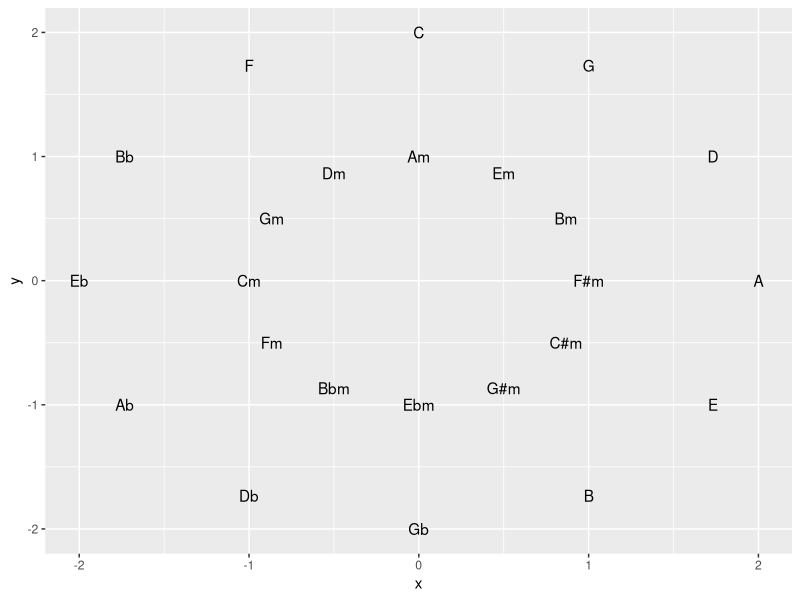
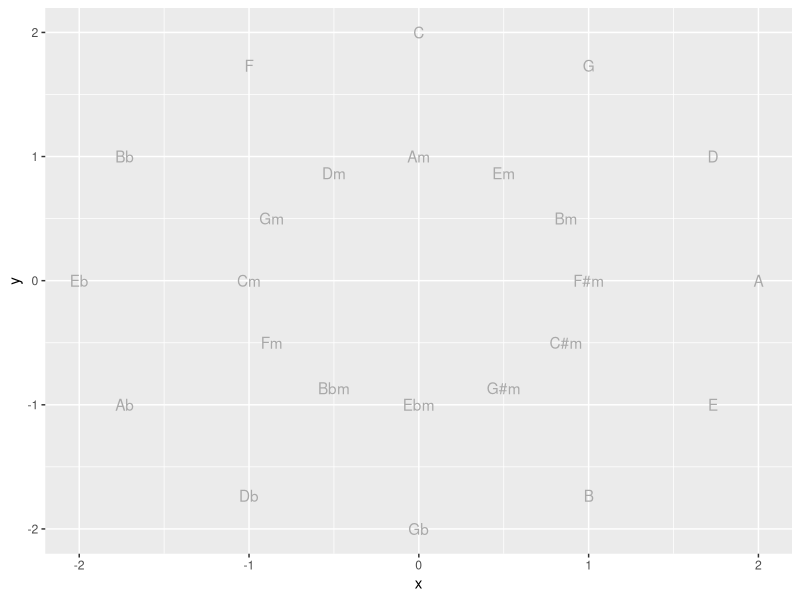
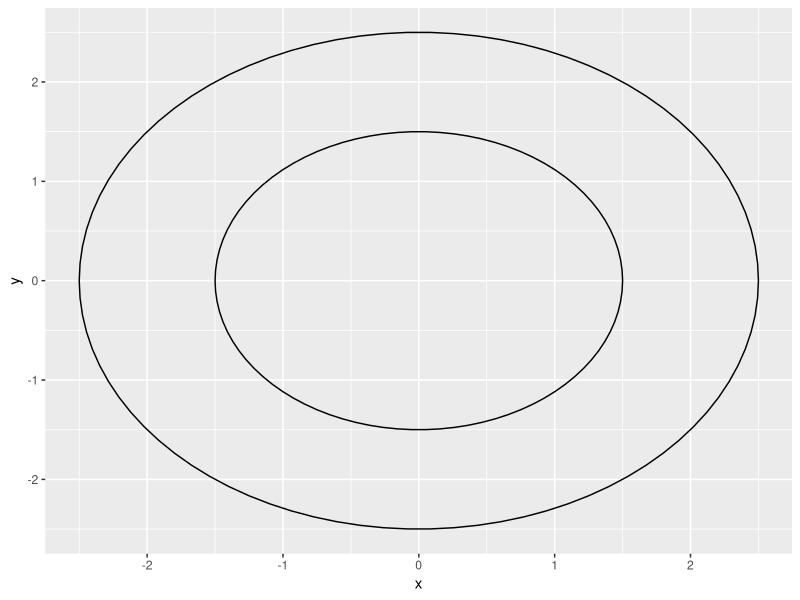
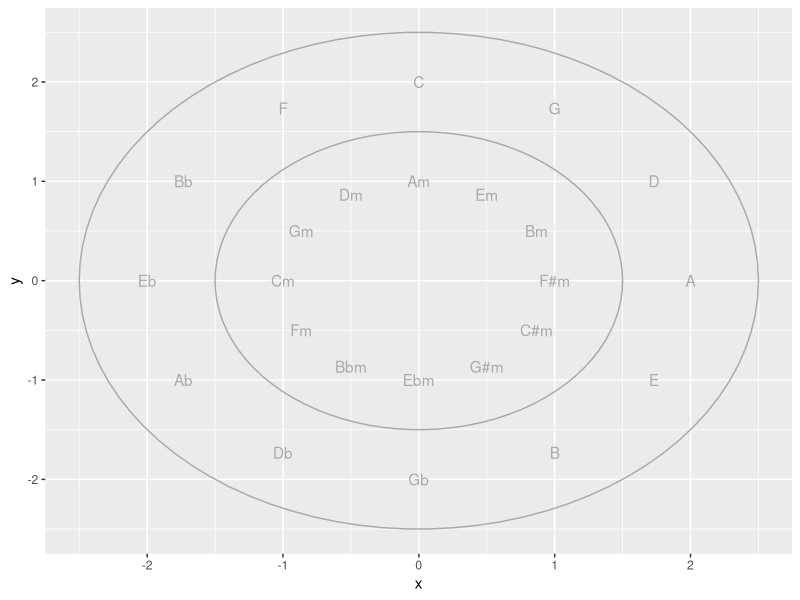
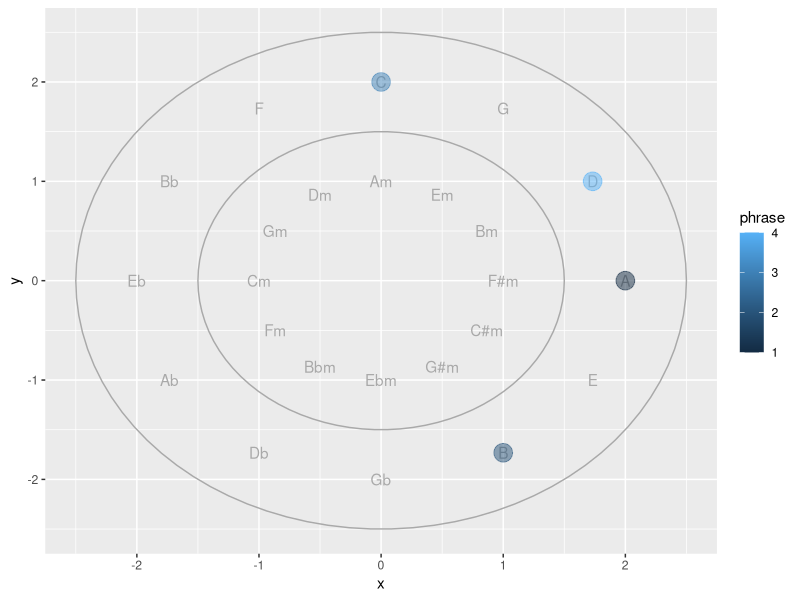

Write R code to recreate these figures, in order. (Note: this script raises an error after producing the figures.)
## ---- chunk 1
knitr::opts_chunk$set(
  collapse = TRUE,
  comment = "#>",
  eval = T
)
## ---- chunk 2
library(tidyverse)
major = c("C", "G", "D", "A", "E", "B",
            "Gb","Db", "Ab", "Eb", "Bb", "F") |> rev()
minor = c("Am", "Em", "Bm", "F#m", "C#m", "G#m", "Ebm",
            "Bbm", "Fm", "Cm", "Gm", "Dm") |> rev()

create_chord_df <- function(key = "C"){
  
  
  data.frame(major, minor) |>
  mutate(around = row_number()/n()) |>
  mutate(y00 = sin(pi*2 * around + pi/2),
         x00 = cos(pi*2 * around + pi/2)) |>
  pivot_longer(cols = major:minor, 
               names_to = "majmin",
               values_to = "chord") |> 
  mutate(majmin = factor(majmin, levels = c("minor", "major"))) |> 
  mutate(r = as.numeric(majmin)) |>
  mutate(x = x00 * r,
         y = y00 * r) 

}
  
create_chord_df()

create_chord_df() |>
  ggplot() + 
  aes(x = x, 
      y = y,
      label = chord) + 
  geom_text()

stamp_cof_text <- function(...){
  
  geom_text(data = create_chord_df(), 
            mapping = aes(x = x, y = y, label = chord), 
            inherit.aes = F,
            ...)
  
}

ggplot() + 
  stamp_cof_text(color = "darkgrey")


create_circles_df <- function(n = 90){
  
  data.frame(x0 = 0, y0 = 0, r = 1:2 + .5) |> 
    mutate(group = row_number()) |> 
    crossing(tibble(z = 0:n)) |>
    mutate(around = 2*pi*z/max(z)) |> 
    mutate(x = x0 + cos(around)*r,
           y = y0 + sin(around)*r) 
  
}

create_circles_df() |>
  ggplot() + 
  aes(x = x, y = y, group = group) + 
  geom_path()

stamp_cof_circles <- function(...){
 
  geom_path(data = create_circles_df(),
            aes(x = x, y = y, group = group),
            inherit.aes = F, ...) 
  
}


ggplot() + 
  stamp_cof_text(color = "darkgrey") +
  stamp_cof_circles(color = "darkgrey")


stamp_cof <- function(...){
  
  list(stamp_cof_text(color = "darkgrey"),
    stamp_cof_circles(color = "darkgrey"))
  
}


## ---- chunk 3
tibble(phrase = 1:4, chord = LETTERS[1:4]) |>
  inner_join(create_chord_df()) |>
  ggplot() + 
    stamp_cof_text(color = "darkgrey") +
    stamp_cof_circles(color = "darkgrey") + 
    aes(x = x, y = y, color = phrase) + 
    geom_point(size = 6, alpha = .5)
## ---- chunk 4



compute_group_chord <- function(data, scales){
  
  data |> 
    inner_join(create_chord_df(), by = "chord")
  
}

StatChord <- ggproto("StatChord", 
                     Stat, 
                     compute_group = compute_group_chord)

GeomPointTransparent <- ggproto("GeomPointTransparent", GeomPoint,
                                default_aes = modifyList(GeomPoint$default_aes, 
                                                         aes(size = 7,
                                                             alpha = .2,
                                                             color = from_theme(accent))))

geom_chord_point0 <- make_constructor(GeomPointTransparent, stat = StatChord)

geom_chord_point <- function(...){
  
  list(stamp_cof(),
       coord_equal(),
       geom_chord_point0(...))
  
}


tibble(phrase = 1:4, chord = LETTERS[1:4]) |>
  ggplot() + 
  aes(chord = chord) +
  geom_chord_point() 
  

## ---- chunk 5
tibble(chord_index = 1:6, 
       chord = LETTERS[1:6]) |>
  ggplot() + 
  aes(chord = chord) +
  geom_chord_point() +
  facet_wrap(~ chord_index) +
    labs(title = "An unusual chord progression: A to G in Alphabet")


tibble(chord_index = 1:8, 
       chord = LETTERS[1:8]) |>
  ggplot() + 
  stamp_cof() + 
  aes(chord = chord) +
  geom_path(stat = StatChord, group = -1)
## ---- chunk 6

tibble::tribble(~ chord, ~lyric, 
"F",    "Hate to give the satisfaction, asking how you're doing ... ", 
"A",    "...now, How's the castle built off people you pretend to care a-...", 
"Bb",   "-bout? Just what you wanted, Look at ...", 
"Bbm",  "...you, cool guy, you got it") |>
  ggplot() + 
    aes(chord = chord) + 
    geom_chord_point(r = .45, key = "F") + 
  facet_wrap(~fct_inorder(lyric %>% str_wrap(25)), nrow = 1) +
    labs(title = "Vampire (& Creep) chord progression")

## ---- chunk 7
tribble(~chord_name, ~lyric,
        "C", "It goes like this,",
        "F", "the fourth,",
        "G","the fifth",
        "Am","the minor fall ...",
        "F","major",
        "G", "lift")  |>
  ggplot() + 
    aes(chord = chord_name) + 
    geom_chord_point() + 
    facet_wrap(~fct_inorder(lyric %>% str_wrap(25)), nrow = 2) +
    labs(title = "'Haleluia' describes its chord progression in its lyrics") + 
  theme_void()
## ---- chunk 8
ggplot() +
  stamp_cof() +
  coord_equal() + 
  theme_void()
